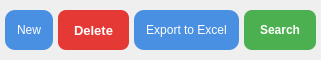
            <widget class="QWidget" name="widget_button_tabout" native="true">
             <property name="maximumSize">
              <size>
               <width>16777215</width>
               <height>60</height>
              </size>
             </property>
             <layout class="QHBoxLayout" name="outputButtonLayout">
              <property name="spacing">
               <number>5</number>
              </property>
              <property name="leftMargin">
               <number>5</number>
              </property>
              <property name="topMargin">
               <number>5</number>
              </property>
              <property name="rightMargin">
               <number>5</number>
              </property>
              <property name="bottomMargin">
               <number>5</number>
              </property>
              <item>
               <widget class="QPushButton" name="output_new_button">
                <property name="sizePolicy">
                 <sizepolicy hsizetype="Expanding" vsizetype="Maximum">
                  <horstretch>0</horstretch>
                  <verstretch>0</verstretch>
                 </sizepolicy>
                </property>
                <property name="minimumSize">
                 <size>
                  <width>0</width>
                  <height>40</height>
                 </size>
                </property>
                <property name="font">
                 <font>
                  <pointsize>-1</pointsize>
                 </font>
                </property>
                <property name="styleSheet">
                 <string notr="true">/* QPushButton styling */
QPushButton {
    background-color: #4a90e2;
    border: none;
    border-radius: 10px;
    color: #fff;
    font-size: 12px;
    padding: 6px 12px;
}

QPushButton:hover {
    background-color: #357ab7;
	font: 75 14pt;
}

QPushButton:pressed {
    background-color: #2a6cae;
}

QPushButton:disabled {
    background-color: #ccc;
    color: #666;
}</string>
                </property>
                <property name="text">
                 <string>New</string>
                </property>
                <property name="icon">
                 <iconset resource="lib_icon_InventoryManagement.qrc">
                  <normaloff>:/icon/images/icon/New.png</normaloff>:/icon/images/icon/New.png</iconset>
                </property>
                <property name="iconSize">
                 <size>
                  <width>36</width>
                  <height>32</height>
                 </size>
                </property>
               </widget>
              </item>
              <item>
               <widget class="QPushButton" name="output_delete_button">
                <property name="sizePolicy">
                 <sizepolicy hsizetype="Expanding" vsizetype="Maximum">
                  <horstretch>0</horstretch>
                  <verstretch>0</verstretch>
                 </sizepolicy>
                </property>
                <property name="minimumSize">
                 <size>
                  <width>0</width>
                  <height>40</height>
                 </size>
                </property>
                <property name="font">
                 <font>
                  <pointsize>-1</pointsize>
                  <weight>75</weight>
                  <bold>true</bold>
                 </font>
                </property>
                <property name="styleSheet">
                 <string notr="true">/* QPushButton - Red alert style */
QPushButton {
    background-color: #e53935;       /* Đỏ cảnh báo hiện đại */
    border: none;
    border-radius: 8px;
    color: white;
    font-size: 13px;
    font-weight: bold;
    padding: 8px 16px;
}

QPushButton:hover {
    background-color: #d32f2f;       /* Đỏ đậm hơn khi hover */
}

QPushButton:pressed {
    background-color: #b71c1c;       /* Đỏ tối khi nhấn */
}

QPushButton:disabled {
    background-color: #e0e0e0;
    color: #999;
}
</string>
                </property>
                <property name="text">
                 <string>Delete</string>
                </property>
                <property name="icon">
                 <iconset resource="lib_icon_InventoryManagement.qrc">
                  <normaloff>:/icon/images/icon/Delete.png</normaloff>:/icon/images/icon/Delete.png</iconset>
                </property>
                <property name="iconSize">
                 <size>
                  <width>32</width>
                  <height>32</height>
                 </size>
                </property>
               </widget>
              </item>
              <item>
               <widget class="QPushButton" name="output_export_button">
                <property name="sizePolicy">
                 <sizepolicy hsizetype="Expanding" vsizetype="Maximum">
                  <horstretch>0</horstretch>
                  <verstretch>0</verstretch>
                 </sizepolicy>
                </property>
                <property name="minimumSize">
                 <size>
                  <width>0</width>
                  <height>40</height>
                 </size>
                </property>
                <property name="font">
                 <font>
                  <pointsize>-1</pointsize>
                 </font>
                </property>
                <property name="styleSheet">
                 <string notr="true">/* QPushButton styling */
QPushButton {
    background-color: #4a90e2;
    border: none;
    border-radius: 10px;
    color: #fff;
    font-size: 12px;
    padding: 6px 12px;
}

QPushButton:hover {
    background-color: #357ab7;
	font: 75 14pt;
}

QPushButton:pressed {
    background-color: #2a6cae;
}

QPushButton:disabled {
    background-color: #ccc;
    color: #666;
}</string>
                </property>
                <property name="text">
                 <string>Export to Excel</string>
                </property>
                <property name="icon">
                 <iconset resource="lib_icon_InventoryManagement.qrc">
                  <normaloff>:/icon/images/icon/export_excel.png</normaloff>:/icon/images/icon/export_excel.png</iconset>
                </property>
                <property name="iconSize">
                 <size>
                  <width>32</width>
                  <height>32</height>
                 </size>
                </property>
               </widget>
              </item>
              <item>
               <widget class="QPushButton" name="output_search_button">
                <property name="sizePolicy">
                 <sizepolicy hsizetype="Expanding" vsizetype="Maximum">
                  <horstretch>0</horstretch>
                  <verstretch>0</verstretch>
                 </sizepolicy>
                </property>
                <property name="minimumSize">
                 <size>
                  <width>0</width>
                  <height>40</height>
                 </size>
                </property>
                <property name="font">
                 <font>
                  <pointsize>-1</pointsize>
                  <weight>75</weight>
                  <bold>true</bold>
                 </font>
                </property>
                <property name="styleSheet">
                 <string notr="true">/* QPushButton - Green modern style */
QPushButton {
    background-color: #4CAF50;       /* Xanh lá hiện đại */
    border: none;
    border-radius: 8px;
    color: white;
    font-size: 12px;
    font-weight: bold;
    padding: 8px 16px;
}

QPushButton:hover {
    background-color: #45a049;       /* Xanh đậm hơn khi hover */
    font-size: 14px;                 /* Giữ font-size, không nhảy */
}

QPushButton:pressed {
    background-color: #3e8e41;       /* Xanh tối hơn khi nhấn */
}

QPushButton:disabled {
    background-color: #d3d3d3;
    color: #888;
}
</string>
                </property>
                <property name="text">
                 <string>Search</string>
                </property>
                <property name="icon">
                 <iconset resource="lib_icon_InventoryManagement.qrc">
                  <normaloff>:/icon/images/icon/Search.png</normaloff>:/icon/images/icon/Search.png</iconset>
                </property>
                <property name="iconSize">
                 <size>
                  <width>32</width>
                  <height>32</height>
                 </size>
                </property>
               </widget>
              </item>
             </layout>
            </widget>
